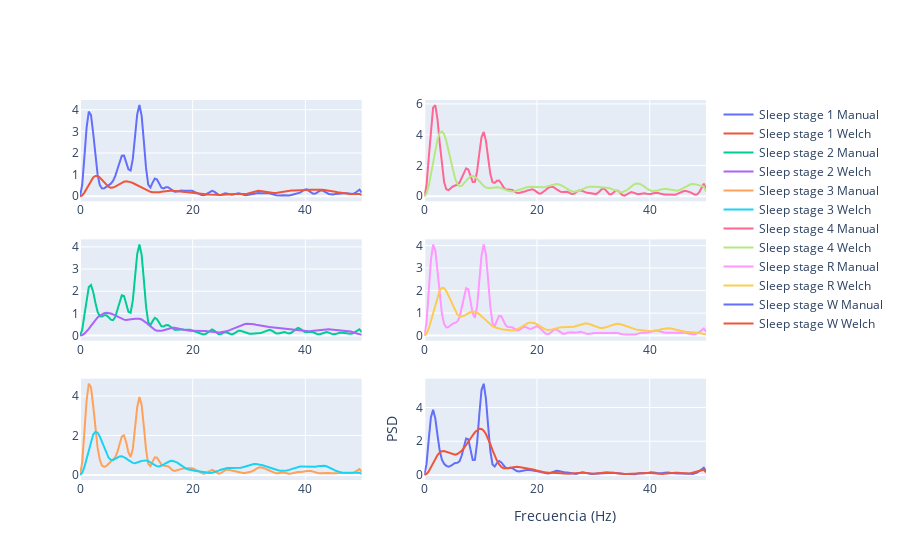

Write notebook code for a chart like this one.
### Code cell
# pip install pyEDFlib
import pyedflib  # Importa la biblioteca pyEDFlib para leer archivos EDF.
import numpy as np  # Importa la biblioteca numpy para trabajar con matrices y funciones matemáticas.
import scipy  # Importa la biblioteca scipy para funciones científicas y de ingeniería.
import plotly.graph_objects as go  # Importa los objetos gráficos de Plotly para crear gráficos.
from plotly.subplots import make_subplots  # Importa la función para crear subplots en Plotly.

def buffer(signal, n, p=0):
    """
    Buffer a signal into overlapping or non-overlapping segments.

    Parameters:
    signal (array-like): Input signal
    n (int): Number of samples per segment
    p (int, optional): Number of samples to overlap. Default is 0.

    Returns:
    y (numpy array): Buffered signal
    """
    step = n - p  # Calcula el paso entre segmentos.
    shape = (n, (len(signal) - p) // step)  # Define la forma del array de salida.
    strides = (signal.strides[0], step * signal.strides[0])  # Define los pasos en la memoria.
    y = np.lib.stride_tricks.as_strided(signal, shape=shape, strides=strides)  # Crea el array segmentado.

    return y

# Datos de ejemplo para demostración
edf = pyedflib.EdfReader("SC4001E0-PSG.edf")  # Abre el archivo EDF con los datos de la señal.
hypnogram = pyedflib.EdfReader("SC4001EC-Hypnogram.edf")  # Abre el archivo EDF con los datos del hipnograma.
num_signals = edf.signals_in_file  # Obtiene el número de señales en el archivo EDF.

# Leer las señales
signals = []  # Lista para almacenar las señales.
labels = []  # Lista para almacenar las etiquetas de las señales.
for i in range(num_signals):
    signals.append(edf.readSignal(i))  # Lee cada señal y la añade a la lista de señales.
    labels.append(edf.getLabel(i))  # Lee la etiqueta de cada señal y la añade a la lista de etiquetas.

annotations = hypnogram.readAnnotations()  # Lee las anotaciones del hipnograma.

# Cerrar los archivos EDF
edf.close()  # Cierra el archivo EDF de las señales.
hypnogram.close()  # Cierra el archivo EDF del hipnograma.

annTime = annotations[0]  # Obtiene los tiempos de las anotaciones.
annLbl = annotations[2]  # Obtiene las etiquetas de las anotaciones.
lbls = np.unique(annLbl)  # Obtiene las etiquetas únicas de las anotaciones.
lbls = lbls[[0, 1, 2, 3, 5, 6]]  # Selecciona un subconjunto de etiquetas para graficar.
fs = 100  # Frecuencia de muestreo.

# Crear subplots
fig = make_subplots(rows=3, cols=2)  # Crea una figura con 3 filas y 2 columnas de subplots.

for i in range(len(lbls)):
    indice = annTime[np.where(annLbl == lbls[i])[0][0]].astype(int)  # Encuentra el índice de la primera aparición de cada etiqueta.
    signal = signals[1][indice : indice + 150]  # Obtiene un segmento de la señal correspondiente a la etiqueta.
    signalBuf = buffer(signal, n=50, p=25)  # Segmenta la señal en ventanas superpuestas.
    f, Pxx_k[:, k] = scipy.signal.periodogram(signalBuf[:, k], fs=fs, nfft=nfft)  # Calcula el periodograma de cada segmento
    Pxx_welch = np.mean(Pxx_k, axis=1)  # Promediar los periodogramas de los segmentos
    f, Pwelch = scipy.signal.welch(
        signal, fs, nfft=nfft, axis=0, window="boxcar", nperseg=25
    )  # Calcula el periodograma usando el método de Welch.
    if i < 3:
        r = i + 1  # Determina la fila del subplot.
        c = 1  # Determina la columna del subplot.
    else:
        r = i - 2  # Ajusta la fila del subplot para las etiquetas restantes.
        c = 2  # Ajusta la columna del subplot para las etiquetas restantes.
    fig.add_trace(
        go.Scatter(x=f, y=Pxx_welch, mode="lines", name=lbls[i] + " Manual"),
        row=r,
        col=c,
    )  # Añade la traza del periodograma calculado manualmente al subplot correspondiente.
    fig.add_trace(
        go.Scatter(x=f, y=Pwelch, mode="lines", name=lbls[i] + " Welch"),
        row=r,
        col=c,
    )  # Añade la traza del periodograma calculado con el método de Welch al subplot correspondiente.
    fig.update_xaxes(title_text="Frecuencia (Hz)", row=3, col=2)  # Añade el título del eje x al subplot en la posición (3, 2).
    fig.update_yaxes(title_text="PSD", row=3, col=2)  # Añade el título del eje y al subplot en la posición (3, 2).

# Mostrar gráfico
fig.show()  # Muestra la figura interactiva.

### Figure 1 — Plotly figure (JSON) as saved in the notebook; plotly's stock layout.template omitted (floating-point values rounded to 4 significant figures; data arrays with more than 128 entries replaced by an {"elided": "..."} marker saying what was removed)
{"data": [{"mode": "lines", "name": "Sleep stage 1 Manual", "type": "scatter", "x": {"elided": "129 float values"}, "xaxis": "x", "y": {"elided": "129 float values"}, "yaxis": "y"}, {"mode": "lines", "name": "Sleep stage 1 Welch", "type": "scatter", "x": {"elided": "129 float values"}, "xaxis": "x", "y": {"elided": "129 float values"}, "yaxis": "y"}, {"mode": "lines", "name": "Sleep stage 2 Manual", "type": "scatter", "x": {"elided": "129 float values"}, "xaxis": "x3", "y": {"elided": "129 float values"}, "yaxis": "y3"}, {"mode": "lines", "name": "Sleep stage 2 Welch", "type": "scatter", "x": {"elided": "129 float values"}, "xaxis": "x3", "y": {"elided": "129 float values"}, "yaxis": "y3"}, {"mode": "lines", "name": "Sleep stage 3 Manual", "type": "scatter", "x": {"elided": "129 float values"}, "xaxis": "x5", "y": {"elided": "129 float values"}, "yaxis": "y5"}, {"mode": "lines", "name": "Sleep stage 3 Welch", "type": "scatter", "x": {"elided": "129 float values"}, "xaxis": "x5", "y": {"elided": "129 float values"}, "yaxis": "y5"}, {"mode": "lines", "name": "Sleep stage 4 Manual", "type": "scatter", "x": {"elided": "129 float values"}, "xaxis": "x2", "y": {"elided": "129 float values"}, "yaxis": "y2"}, {"mode": "lines", "name": "Sleep stage 4 Welch", "type": "scatter", "x": {"elided": "129 float values"}, "xaxis": "x2", "y": {"elided": "129 float values"}, "yaxis": "y2"}, {"mode": "lines", "name": "Sleep stage R Manual", "type": "scatter", "x": {"elided": "129 float values"}, "xaxis": "x4", "y": {"elided": "129 float values"}, "yaxis": "y4"}, {"mode": "lines", "name": "Sleep stage R Welch", "type": "scatter", "x": {"elided": "129 float values"}, "xaxis": "x4", "y": {"elided": "129 float values"}, "yaxis": "y4"}, {"mode": "lines", "name": "Sleep stage W Manual", "type": "scatter", "x": {"elided": "129 float values"}, "xaxis": "x6", "y": {"elided": "129 float values"}, "yaxis": "y6"}, {"mode": "lines", "name": "Sleep stage W Welch", "type": "scatter", "x": {"elided": "129 float values"}, "xaxis": "x6", "y": {"elided": "129 float values"}, "yaxis": "y6"}], "layout": {"xaxis": {"anchor": "y", "domain": [0, 0.45]}, "xaxis2": {"anchor": "y2", "domain": [0.55, 1]}, "xaxis3": {"anchor": "y3", "domain": [0, 0.45]}, "xaxis4": {"anchor": "y4", "domain": [0.55, 1]}, "xaxis5": {"anchor": "y5", "domain": [0, 0.45]}, "xaxis6": {"anchor": "y6", "domain": [0.55, 1], "title": {"text": "Frecuencia (Hz)"}}, "yaxis": {"anchor": "x", "domain": [0.7333, 1]}, "yaxis2": {"anchor": "x2", "domain": [0.7333, 1]}, "yaxis3": {"anchor": "x3", "domain": [0.3667, 0.6333]}, "yaxis4": {"anchor": "x4", "domain": [0.3667, 0.6333]}, "yaxis5": {"anchor": "x5", "domain": [0, 0.2667]}, "yaxis6": {"anchor": "x6", "domain": [0, 0.2667], "title": {"text": "PSD"}}}}
